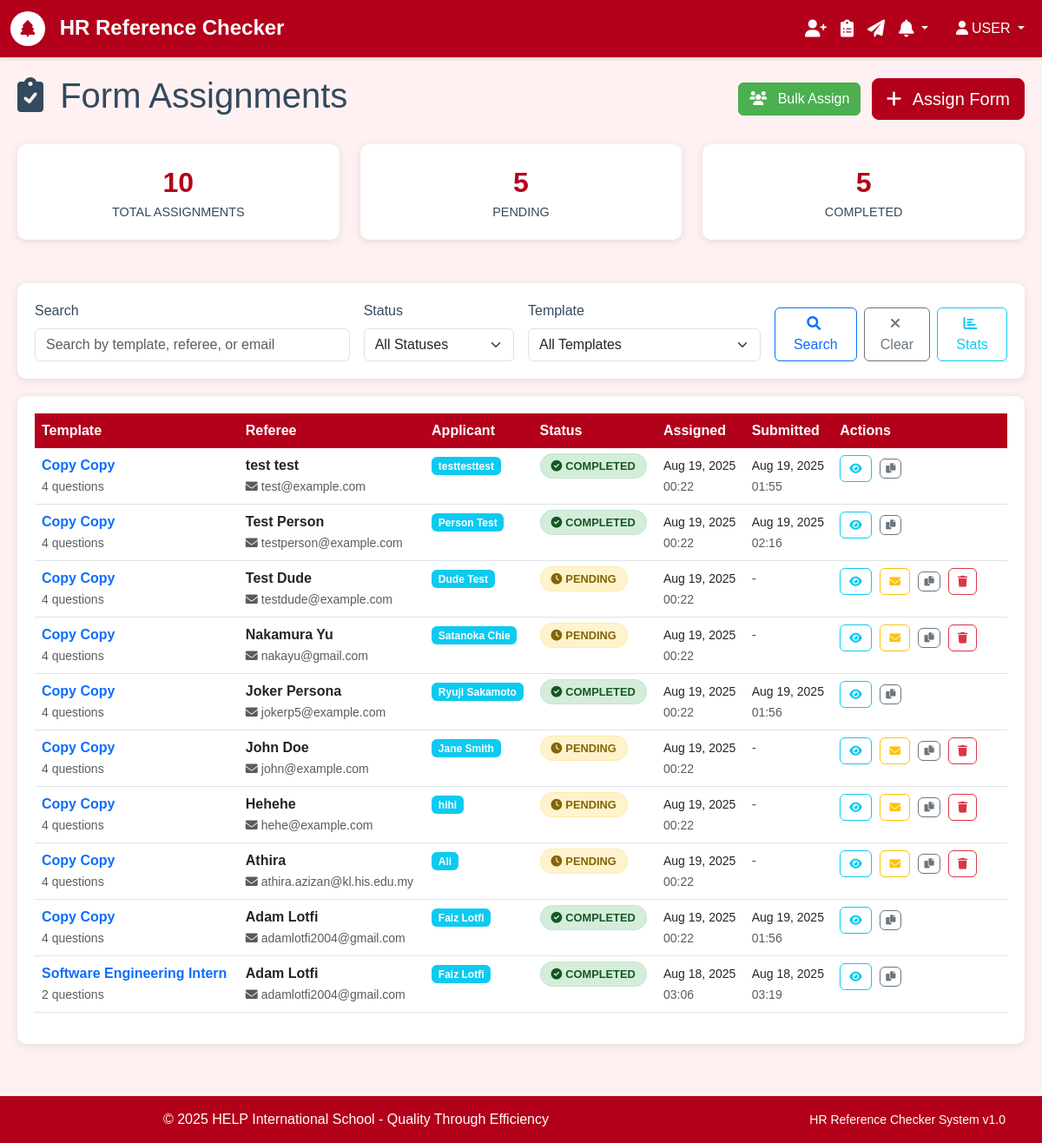
The app's page /forms/ (signed in), older data.
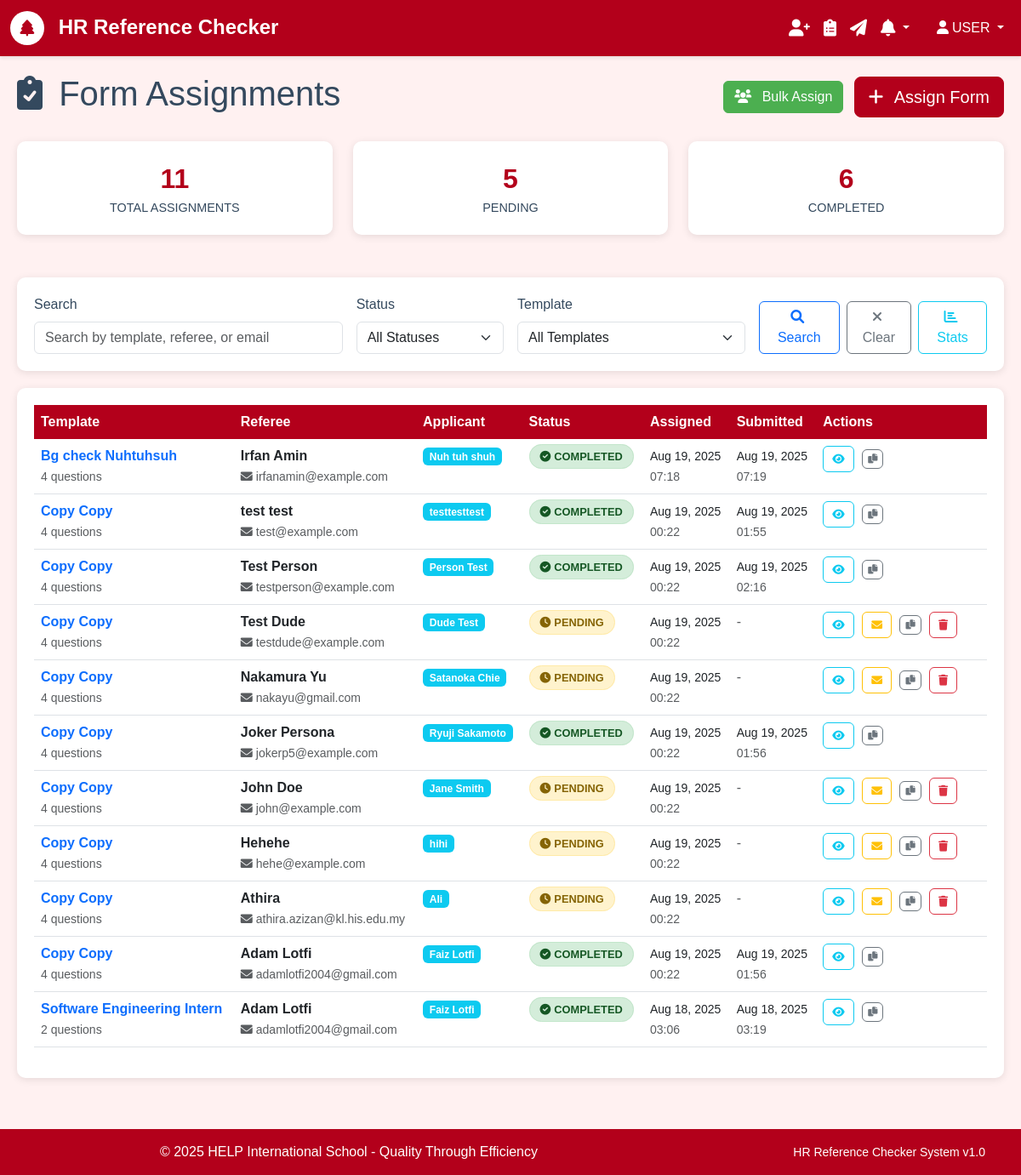
The same page, newer data.
### forms/models.py (models this page shows, shortened)
class Form(models.Model):
    template = models.ForeignKey('form_templates.Template', on_delete=models.CASCADE)
    referee = models.ForeignKey('referees.Referee', on_delete=models.CASCADE)
    unique_token = models.CharField(max_length=255, unique=True, blank=True)
    status = models.CharField(
        max_length=20,
        choices=FormStatus.choices,
        default=FormStatus.PENDING
    )
    created_at = models.DateTimeField(auto_now_add=True)
    submitted_at = models.DateTimeField(null=True, blank=True)
    class Meta:
        ordering = ['-created_at']
        verbose_name = 'Form Assignment'
        verbose_name_plural = 'Form Assignments'
    def generate_access_url(self, base_url="http://localhost:8000"):
        return f"{base_url}/form/{self.unique_token}/"
    def is_expired(self, expiry_days=30):
        expiry_date = self.created_at + timedelta(days=expiry_days)
        return timezone.now() > expiry_date

### form_templates/models.py (models this page shows, shortened)
class Template(models.Model):
    title = models.CharField(max_length=255, validators=[MinLengthValidator(3)])
    description = models.TextField(blank=True, help_text="Brief description of this template")
    instructions = models.TextField(
        blank=True,
        help_text="Instructions shown to referees before filling the form"
    )
    created_by = models.ForeignKey(settings.AUTH_USER_MODEL, on_delete=models.CASCADE)
    is_active = models.BooleanField(default=True)
    created_at = models.DateTimeField(auto_now_add=True)
    updated_at = models.DateTimeField(auto_now=True)
    class Meta:
        ordering = ['-created_at']
        verbose_name = 'Form Template'
        verbose_name_plural = 'Form Templates'
    def get_questions_count(self):
        return self.questions.count()

### referees/models.py (models this page shows, shortened)
class Referee(models.Model):
    name = models.CharField(max_length=255)
    email = models.EmailField()
    phone_regex = RegexValidator(
        regex=r'^\+?1?\d{9,15}$',
        message="Phone number must be entered in the format: '+999999999'. Up to 15 digits allowed."
    )
    phone = models.CharField(validators=[phone_regex], max_length=17, blank=True)
    relationship = models.CharField(max_length=100, help_text="e.g., Former Manager, Colleague, etc.")
    applicant_name = models.CharField(max_length=255, help_text="Name of the person being referenced")
    created_at = models.DateTimeField(auto_now_add=True)
    is_active = models.BooleanField(default=True)
    class Meta:
        ordering = ['-created_at']
        verbose_name = 'Referee'
        verbose_name_plural = 'Referees'

### forms/views.py (the view, shortened to what this page needs)
# urls.py: path('', views.FormListView.as_view(), name='list'),
class FormListView(LoginRequiredMixin, ListView):
    model = Form
    template_name = 'forms/list.html'
    context_object_name = 'form_assignments'
    paginate_by = 20
    def get_queryset(self):
        queryset = Form.objects.select_related(
            'template', 'referee'
        ).order_by('-created_at')
        search_query = self.request.GET.get('search', '').strip()
        status_filter = self.request.GET.get('status', '').strip()
        template_filter = self.request.GET.get('template', '').strip()
        if status_filter:
            queryset = queryset.filter(status=status_filter)
        if template_filter:
            queryset = queryset.filter(template_id=template_filter)
        return queryset
    def get_context_data(self, **kwargs):
        context = super().get_context_data(**kwargs)
        search_form_data = {
            'search': self.request.GET.get('search', ''),
            'status': self.request.GET.get('status', ''),
            'template': self.request.GET.get('template', ''),
        }
        context['search_form'] = FormAssignmentSearchForm(initial=search_form_data)
        context['search_query'] = self.request.GET.get('search', '')
        context['status_filter'] = self.request.GET.get('status', '')
        context['template_filter'] = self.request.GET.get('template', '')
        total_assignments = Form.objects.count()
        pending_assignments = Form.objects.filter(status=FormStatus.PENDING).count()
        completed_assignments = Form.objects.filter(status=FormStatus.COMPLETED).count()
        context['status_choices'] = FormStatus.choices
        context['templates'] = Template.objects.filter(is_active=True).order_by('title')
        context.update({
            'total_assignments': total_assignments,
            'pending_assignments': pending_assignments,
            'completed_assignments': completed_assignments,
        })
        return context

### forms/forms.py
class FormAssignmentSearchForm(forms.Form):
    search = forms.CharField(
        required=False,
        widget=forms.TextInput(attrs={
            'class': 'form-control',
            'placeholder': 'Search by template name, referee name, or email'
        })
    )
    status = forms.ChoiceField(
        required=False,
        choices=[('', 'All Statuses')] + list(Form._meta.get_field('status').choices),
        widget=forms.Select(attrs={
            'class': 'form-select'
        })
    )
    template = forms.ModelChoiceField(
        required=False,
        queryset=Template.objects.filter(is_active=True).order_by('title'),
        widget=forms.Select(attrs={
            'class': 'form-select'
        }),
        empty_label="All Templates"
    )
    referee = forms.ModelChoiceField(
        required=False,
        queryset=Referee.objects.filter(is_active=True).order_by('name'),
        widget=forms.Select(attrs={
            'class': 'form-select'
        }),
        empty_label="All Referees"
    )

### core/models.py (called while the page is built)
    @classmethod
    def get_unread_count(cls, user):
        return cls.objects.filter(user=user, is_read=False, is_dismissed=False).count()

### templates/forms/list.html (shortened to what the changed rows need)
{% extends 'base.html' %}
{% block content %}
<div class="assignment-container">
    <div class="d-flex justify-content-between align-items-center mb-4">
        <h1>
            <i class="fas fa-clipboard-check me-2"></i>
            Form Assignments
        </h1>
    </div>
    <div class="row stats-row">
        <div class="col-md-4">
            <div class="stat-card">
                <div class="stat-number">{{ total_assignments }}</div>
                <div class="stat-label">Total Assignments</div>
            </div>
        </div>
        <div class="col-md-4">
            <div class="stat-card">
                <div class="stat-number">{{ completed_assignments }}</div>
                <div class="stat-label">Completed</div>
            </div>
        </div>
    </div>
    <div class="table-container">
        {% if form_assignments %}
            <div class="table-responsive">
                <table class="table table-hover">
                    <thead>
                        <tr>
                            <th>Template</th>
                            <th>Referee</th>
                            <th>Applicant</th>
                            <th>Status</th>
                            <th>Assigned</th>
                            <th>Submitted</th>
                            <th>Actions</th>
                        </tr>
                    </thead>
                    <tbody>
                        {% for assignment in form_assignments %}
                        <tr>
                            <td>
                                <div class="assignment-info">
                                    <div>
                                        <strong>
                                            <a href="{% url 'forms:detail' assignment.pk %}"
                                               class="text-decoration-none">
                                                {{ assignment.template.title }}
                                            </a>
                                        </strong>
                                        <br>
                                        <small class="text-muted">
                                            {{ assignment.template.get_questions_count }} question{{ assignment.template.get_questions_count|pluralize }}
                                        </small>
                                    </div>
                                </div>
                            </td>
                            <td>
                                <div>
                                    <strong>{{ assignment.referee.name }}</strong>
                                    <br>
                                    <small class="text-muted">
                                        <i class="fas fa-envelope me-1"></i>{{ assignment.referee.email }}
                                    </small>
                                </div>
                            </td>
                            <td>
                                <span class="badge bg-info">{{ assignment.referee.applicant_name }}</span>
                            </td>
                            <td>
                                {% if assignment.status == 'PENDING' %}
                                    <span class="status-badge status-pending">
                                        <i class="fas fa-clock me-1"></i>Pending
                                    </span>
                                {% else %}
                                    <span class="status-badge status-completed">
                                        <i class="fas fa-check-circle me-1"></i>Completed
                                    </span>
                                {% endif %}
                            </td>
                            <td>
                                <small>{{ assignment.created_at|date:"M d, Y" }}</small>
                                <br>
                                <small class="text-muted">{{ assignment.created_at|time:"H:i" }}</small>
                            </td>
                            <td>
                                {% if assignment.submitted_at %}
                                    <small>{{ assignment.submitted_at|date:"M d, Y" }}</small>
                                    <br>
                                    <small class="text-muted">{{ assignment.submitted_at|time:"H:i" }}</small>
                                {% else %}
                                    <span class="text-muted">-</span>
                                {% endif %}
                            </td>
                            <td>
                                <div class="action-buttons-container">
                                    <a href="{% url 'forms:detail' assignment.pk %}"
                                       class="btn btn-outline-info btn-action"
                                       title="View Details">
                                        <i class="fas fa-eye"></i>
                                    </a>
                                    {% if assignment.status == 'PENDING' %}
                                        <a href="{% url 'forms:resend' assignment.pk %}"
                                           class="btn btn-outline-warning btn-action"
                                           title="Resend Email"
                                           onclick="return confirm('Send reminder email to {{ assignment.referee.name }}?')">
                                            <i class="fas fa-envelope"></i>
                                        </a>
                                    {% endif %}
                                    <button class="btn btn-outline-secondary btn-action copy-btn"
                                            title="Copy Form Link"
                                            onclick="copyToClipboard('{{ assignment.generate_access_url }}', this)">
                                        <i class="fas fa-copy"></i>
                                    </button>
                                    {% if assignment.status == 'PENDING' %}
                                        <a href="{% url 'forms:delete' assignment.pk %}"
                                           class="btn btn-outline-danger btn-action"
                                           title="Delete Assignment"
                                           onclick="return confirm('Are you sure you want to delete this assignment?')">
                                            <i class="fas fa-trash"></i>
                                        </a>
                                    {% endif %}
                                </div>
                            </td>
                        </tr>
                        {% endfor %}
                    </tbody>
                </table>
            </div>
        {% endif %}
    </div>
</div>
{% endblock %}

Row changes from the older to the newer data that the page shows:
added Form: template "Bg check Nuhtuhsuh", template.get_questions_count "4", referee.name "Irfan Amin", referee.email "irfanamin@example.com", referee.applicant_name "Nuh tuh shuh", status "COMPLETED" (drawn), created_at "Aug 19, 2025", created_at "07:18", submitted_at "Aug 19, 2025", submitted_at "07:19"
Text that changed along with them:
{{ total_assignments }}: "10" → "11"
{{ completed_assignments }}: "5" → "6"
